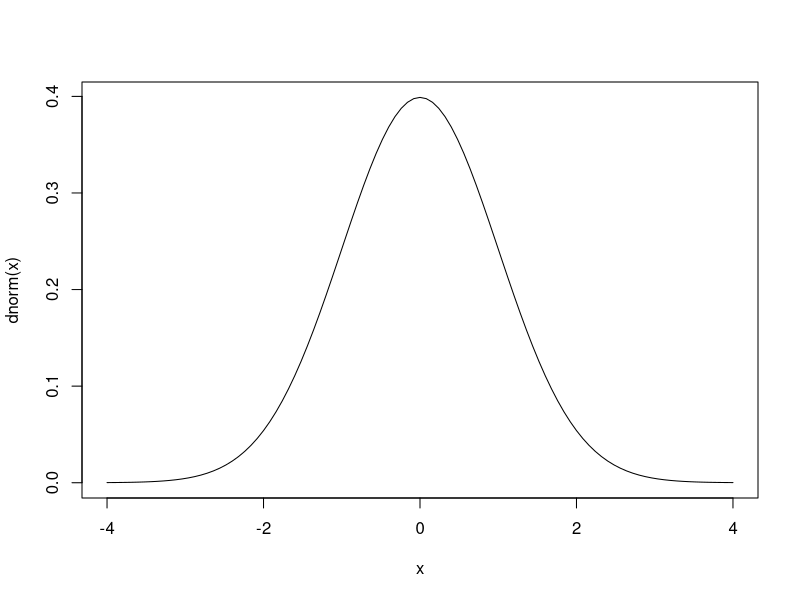
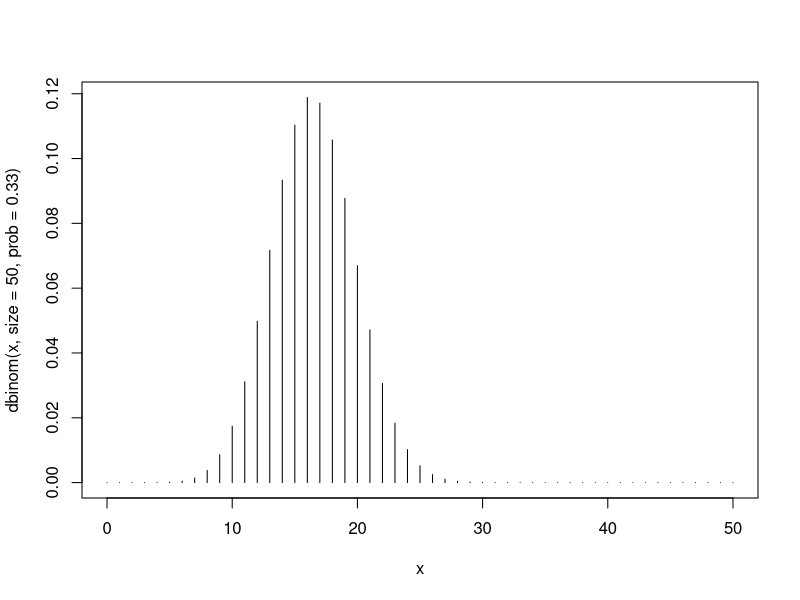
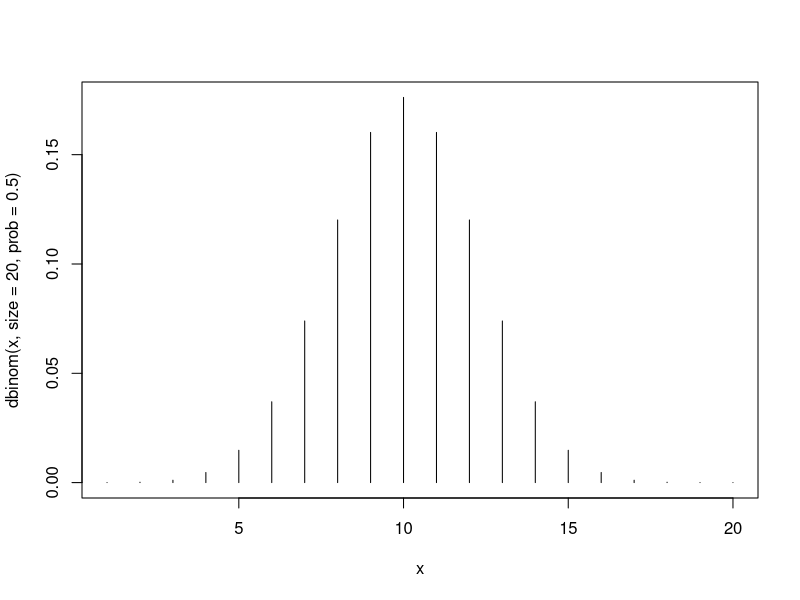

The R source for these figures, in order:
## ---- chunk 1

# pick random from 5 in a range of 1-40
sample(1:40,5)
## ---- chunk 2

# pick random from 5 in a range of 1-40
sample(c("Tails", "Heads"), 10, replace = TRUE)
## ---- chunk 3

# pick random from 5 in a range of 1-40
sample(c("Tails", "Heads"), 10, replace = TRUE, prob = c(0.9, 0.1))
## ---- chunk 4

1/choose(40,5)
## ---- chunk 5

curve(dnorm(x), from = -4, to = 4)
## ---- chunk 6

# sample size
x <- 0:50

# binomial with odds of .33/.66
plot(x, dbinom(x, size = 50, prob = 0.33), type = "h")
## ---- chunk 7

# 100 minus the value of a 160 with given mean/sd
1 - pnorm(160, mean = 132, sd = 13)
## ---- chunk 8

pnorm(160, mean = 132, sd = 13)
## ---- chunk 9

pbinom(16, size = 20, prob = 0.5)
## ---- chunk 10

# observations of phenomona
obs <- 16

# number of reps
k <- 20

# assuming there was no difference:
p <- 0.5
## ---- chunk 11

# odds of 16 or higher being chance
1 - pbinom(obs - 1, size = 20, prob = 0.5)
## ---- chunk 12

x <- 1:20

plot(x, dbinom(x, size = 20, prob = 0.50), type = "h")
## ---- chunk 13


# the mean
xbar <- 83

# std deviation
sigma <- 12

# persons measured
n <- 5

# standsard error of the mean
sem <- sigma/sqrt(n)
## ---- chunk 14

# lower range 
xbar + sem * qnorm(0.025)

# upper range
xbar + sem * qnorm(0.975)
## ---- chunk 15

# what are these actually?
qnorm(0.025)
qnorm(0.975)
